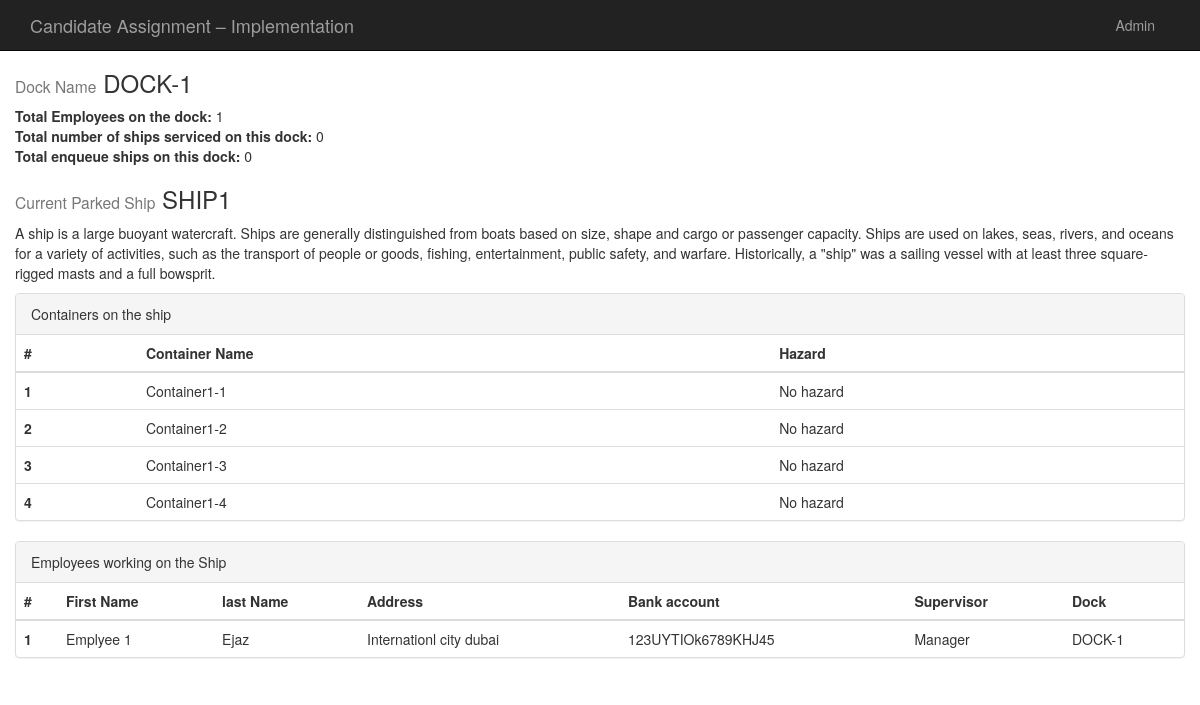
/dock/2/, run on the app's committed database.
### dock/models.py (models this page shows, shortened)
class Dock(models.Model):
    name = models.CharField(
        _('Dock unique identifier'),
        max_length=150,
        unique=True,
    )
    class Meta:
        verbose_name = _('Dock')
        verbose_name_plural = _('Docks')
    def __unicode__(self):
        return self.name

### ship/models.py (models this page shows, shortened)
class Ship(models.Model):
    name = models.CharField(
        _('Ship unique identifier'),
        max_length=150,
        unique=True,
    )
    arrival_time = models.DateTimeField(
        _('Ship arrival time'),
    )
    description = models.TextField(
        _("Historic overview"),
    )
    class Meta:
        verbose_name = _('Ship')
        verbose_name_plural = _('Ships')
    def __unicode__(self):
        return self.name

class Container(models.Model):
    name = models.CharField(
        _('Container unique identifier'),
        max_length=150,
        unique=True,
    )
    ship = models.ForeignKey(
        Ship,
    )
    hazard = models.CharField(
        max_length=1,
        choices=HAZARD_CHOICES
    )
    class Meta:
        verbose_name = _('Container')
        verbose_name_plural = _('Containers')

### employee/models.py (models this page shows, shortened)
class Employee(AbstractUser):
    address = models.CharField(
        _('Employee address'),
        max_length=90,
    )
    bank_account = models.CharField(
        _('Employee bank account number'),
        max_length=90,
    )
    supervisor = models.ForeignKey(
        "self",
        null=True,
        blank=True,
    )
    dock = models.ForeignKey(
        Dock,
        null=True,
        blank=True,
    )
    class Meta:
        verbose_name = _('Employee')
        verbose_name_plural = _('Employees')

### ship/views.py (the view)
# urls.py: url(r'^dock/(?P<id>[0-9]+)/$', dock_detail, name='dock_detail'),
def dock_detail(request, id):
    try:
        dock = Dock.objects.get(id=id)
    except Dock.DoesNotExist:
        messages.error(request, 'Dock does not exist.')
        return HttpResponseRedirect(reverse('home'))
    employee_list = Employee.objects.filter(dock=dock)
    try:
        ship = Job.objects.filter(dock=dock, job_status='2').order_by('-id')[0].ship
    except IndexError:
        ship = None
    contianer_list = []
    if ship:
        contianer_list = Container.objects.filter(ship=ship)
    context = {
        'dock': dock,
        'ship': ship,
        'contianer_list': contianer_list,
        'employee_list': employee_list,
        'total_employees': employee_list.count(),
        'total_ships_service': Job.objects.filter(dock=dock, job_status='3').count(),
        'total_enqueue_ships': Job.objects.filter(dock=dock, job_status='1').count(),
    }
    return render(request, 'detail.html', context)

### templates/detail.html
{% extends 'base.html' %}
{% load staticfiles %}
{% block content %}
<div class="row">
    <div class="caption">
        <h3>
            <small>Dock Name</small>
            {{ dock }}
        </h3>
        <p>
            <strong>Total Employees on the dock:</strong> {{ total_employees }}<br/>
            <strong> Total number of ships serviced on this dock:</strong> {{ total_ships_service }}<br/>
            <strong> Total enqueue ships on this dock:</strong> {{ total_enqueue_ships }}
        </p>
    </div>
    <div class="caption">
        <h3>
            <small>Current Parked Ship</small>
            {{ ship }}
        </h3>
        <p>
            {{ ship.description }}
        </p>
    </div>
    <div class="panel panel-default">
        <div class="panel-heading">Containers on the ship</div>
        <table class="table">
            <thead>
                <tr>
                    <th>#</th>
                    <th>Container Name</th>
                    <th>Hazard</th>
                </tr>
            </thead>
            <tbody>
            {% for item in contianer_list %}
                <tr>
                    <th scope="row">{{ forloop.counter }}</th>
                    <td>{{ item.name }}</td>
                    <td>{{ item.get_hazard_display }}</td>
                </tr>
            {% endfor %}
            </tbody>
        </table>
    </div>
    <div class="panel panel-default">
        <div class="panel-heading">Employees working on the Ship</div>
        <table class="table">
            <thead>
                <tr>
                    <th>#</th>
                    <th>First Name</th>
                    <th>last Name</th>
                    <th>Address</th>
                    <th>Bank account</th>
                    <th>Supervisor</th>
                    <th>Dock</th>
                </tr>
            </thead>
            <tbody>
            {% for item in employee_list %}
                <tr>
                    <th scope="row">{{ forloop.counter }}</th>
                    <td>{{ item.first_name }}</td>
                    <td>{{ item.last_name }}</td>
                    <td>{{ item.address }}</td>
                    <td>{{ item.bank_account }}</td>
                    <td>{{ item.supervisor }}</td>
                    <td>{{ item.dock }}</td>
                </tr>
            {% endfor %}
            </tbody>
        </table>
    </div>
</div>
{% endblock content %}

### static/css/starter-template.css (style rules this page uses)
body { padding-top: 50px; }

### data on the page
Dock: name "DOCK-1"
Ship: name "SHIP1", description "A ship is a large buoyant watercraft. Ships are generally distinguished from boats based on size, shape and cargo or passenger capacity. Ships are used on lakes, seas, rivers, and oceans for a variety of activities, such as the transport of people or goods, fishing, entertainment, public safety, and warfare. Historically, a \"ship\" was a sailing vessel with at least three square-rigged masts and a full bowsprit."
Container: name "Container1-1", hazard "No hazard"
Container: name "Container1-2", hazard "No hazard"
Container: name "Container1-3", hazard "No hazard"
Container: name "Container1-4", hazard "No hazard"
Employee: first_name "Emplyee 1", last_name "Ejaz", address "Internationl city dubai", bank_account "123UYTIOk6789KHJ45", supervisor "Manager", dock "DOCK-1"

### other printed values
{{ total_employees }} "1"
{{ total_ships_service }} "0"
{{ total_enqueue_ships }} "0"
